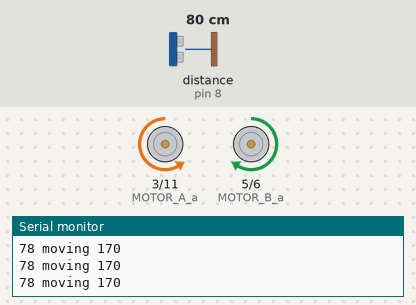
A sketch run on a simulated Arduino Uno, built with avr-gcc and run on an emulated ATmega328P. On the bench: motor-driver pin pairs drawn as motors (green arrow = first pin HIGH = forward, orange = second pin HIGH = backward, longer = more drive), the last lines printed to the serial monitor. Wiring (inferred from the names in the program): ultrasonic range finder: trigger pin 9; echo pin 8. The test bench sets the inputs (shaded band); at power-on: distance to the obstacle (sensor on pin 8) 80 cm. The echo pulse lasts 58.3 µs per cm.

Above: at 1.2 s.
1.3 s: distance to the obstacle (sensor on pin 8) set to 103 cm
At 2.4 s:
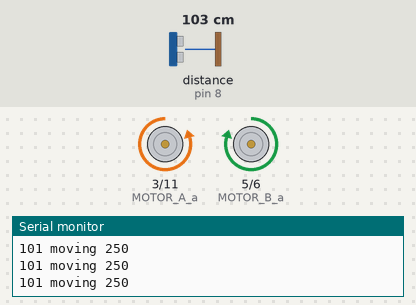
3.0 s: distance to the obstacle (sensor on pin 8) set to 18 cm
At 3.4 s:
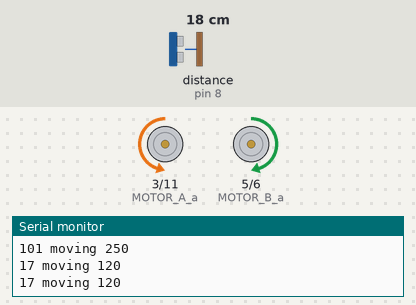
4.5 s: distance to the obstacle (sensor on pin 8) set to 14 cm
At 4.9 s:
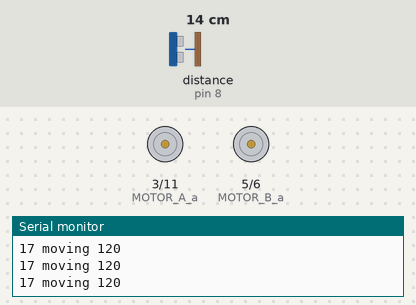
6.0 s: distance to the obstacle (sensor on pin 8) set to 60 cm
At 6.4 s:
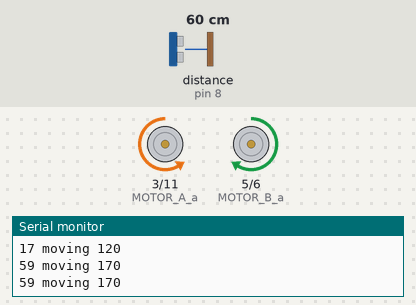
7.5 s: distance to the obstacle (sensor on pin 8) set to 2 cm
At 8.2 s:
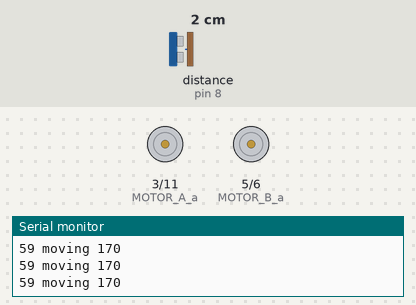
Timing chart, 0 to 10.1 s (numbered marks = the images above; inputs shaded):
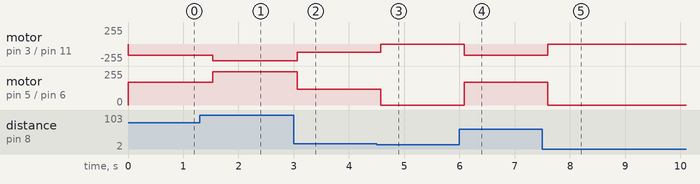

Measured:
- the behaviour switches between 17 and 16 cm on distance to the obstacle (sensor on pin 8) (found by bisection; images 2 and 3)
- after the input at 1.3 s, motor on pin 3 (MOTOR_A_a) / pin 11 (MOTOR_A_b): backward 170/255 → backward 250/255 after 0.23 s; motor on pin 5 (MOTOR_B_a) / pin 6 (MOTOR_B_b): forward 170/255 → forward 250/255 after 0.23 s
- after the input at 3.0 s, motor on pin 3 (MOTOR_A_a) / pin 11 (MOTOR_A_b): backward 250/255 → backward 120/255 after 0.06 s; motor on pin 5 (MOTOR_B_a) / pin 6 (MOTOR_B_b): forward 250/255 → forward 120/255 after 0.06 s
- after the input at 4.5 s, motor on pin 3 (MOTOR_A_a) / pin 11 (MOTOR_A_b): backward 120/255 → stopped after 0.07 s; motor on pin 5 (MOTOR_B_a) / pin 6 (MOTOR_B_b): forward 120/255 → stopped after 0.07 s
- after the input at 6.0 s, motor on pin 3 (MOTOR_A_a) / pin 11 (MOTOR_A_b): stopped → backward 170/255 after 0.08 s; motor on pin 5 (MOTOR_B_a) / pin 6 (MOTOR_B_b): stopped → forward 170/255 after 0.08 s
- after the input at 7.5 s, motor on pin 3 (MOTOR_A_a) / pin 11 (MOTOR_A_b): backward 170/255 → stopped after 0.10 s; motor on pin 5 (MOTOR_B_a) / pin 6 (MOTOR_B_b): forward 170/255 → stopped after 0.10 s

The sketch:

car-programming.ino
```cpp
#define TRIG_PIN_NUM 9 //TRIG 핀과 연결된 아두이노 핀 번호 (초음파 보내는 핀)
#define ECHO_PIN_NUM 8 //ECHO 핀과 연결된 아두이노 핀 번호 (초음파 받는 핀)
#define STOP_DISTANCE_CM 15 //자동차가 정지하는 기준 거리
#define CHECK_INTERVAL 300 //초음파 센서로 거리를 측정하는 시간 간격

#define MOTOR_A_a 3     //모터A의 +출력핀은 3번핀입니다
#define MOTOR_A_b 11    //모터A의 -출력핀은 11번핀입니다
#define MOTOR_B_a 5     //모터B의 +출력핀은 5번핀입니다
#define MOTOR_B_b 6     //모터B의 -출력핀은 6번핀입니다

#define MOTOR_SPEED_0 0 //모터의 속력을 단계별로 나눴습니다 (0~255)
#define MOTOR_SPEED_1 120
#define MOTOR_SPEED_2 150
#define MOTOR_SPEED_3 170
#define MOTOR_SPEED_4 200
#define MOTOR_SPEED_MAX 250

void setup() { //setup은 처음 한 번 실행되는 함수 입니다.
  //모터 제어 핀들을 출력으로 설정합니다.
  pinMode(MOTOR_A_a, OUTPUT);
  pinMode(MOTOR_A_b, OUTPUT);
  pinMode(MOTOR_B_a, OUTPUT);
  pinMode(MOTOR_B_b, OUTPUT);

  Serial.begin(9600);       //시리얼 통신 초기화
  Serial.println("Hello!"); //터미널 작동 확인용 문자열

  pinMode(TRIG_PIN_NUM, OUTPUT); //TRIG 핀과 연결된 아두이노 핀을 출력으로 설정
  pinMode(ECHO_PIN_NUM, INPUT); //ECHO 핀과 연결된 아두이노 핀을 입력으로 설정
}

void loop() { //loop는 계속 반복 실행되는 함수 입니다.
  long duration, distance;

  //거리를 측정
  distance = getDistance();
  if (distance > STOP_DISTANCE_CM) {
    //속도 계산하기
    int speed = getSpeed(distance);

    //정해진 속도로 전진하기
    driveCarForward(speed);

    Serial.print(distance); //터미널 작동 확인용 문자열
    Serial.print(" moving "); //터미널 작동 확인용 문자열
    Serial.println(speed); //터미널 작동 확인용 문자열
  } else {
    waitCar();
  }
  delay(CHECK_INTERVAL); // CHECK_INTERVAL 만큼 대기
}

void waitCar() {
  driveCarForward(MOTOR_SPEED_0); //자동차를 정지합니다.
}

int getSpeed(int distance) {
  // 거리에 따라서 속도를 다르게 설정합니다.
  if (distance > 100) {
    // 100cm보다 멀리 있을 때 설정
    return MOTOR_SPEED_MAX;
  }
  if (distance > 80) {
    // 80cm보다 멀리 있을 때 설정
    return MOTOR_SPEED_4;
  }
  if (distance > 50) {
    // 50cm보다 멀리 있을 때 설정
    return MOTOR_SPEED_3;
  }
  if (distance > 30) {
    // 30cm보다 멀리 있을 때 설정
    return MOTOR_SPEED_2;
  }
  if (distance > 10) {
    // 10cm보다 멀리 있을 때 설정
    return MOTOR_SPEED_1;
  }

  // 10cm보다 가까이 있을 때 설정
  return MOTOR_SPEED_0;
}

long getDistance() { // 거리를 측정해서 반환하는 함수입니다.
  long duration, distance;

  digitalWrite(TRIG_PIN_NUM, LOW); //TRIG 핀의 신호를 LOW로 설정
  delayMicroseconds(2); // 2마이크로세컨드(0.000002초) 대기, 센서의 동작을 기다림

  digitalWrite(TRIG_PIN_NUM, HIGH); //TRIG 핀의 신호를 HIGH로 설정
  delayMicroseconds(10);  // 10마이크로세컨드(0.00001초) 대기, 센서의 동작을 기다림

  digitalWrite(TRIG_PIN_NUM, LOW); //TRIG 핀의 신호를 LOW로 설정

  duration = pulseIn(ECHO_PIN_NUM, HIGH); //물체에 반사되어돌아온 초음파의 시간을 변수에 저장합니다.
  // "pulseIn" Returns the length of the pulse in microseconds or gives up and returns 0 if no complete pulse was received within the timeout.

  // 거리를 구하는 공식의 단위를 맞춰서 계산해야 합니다.
  // 34000 * 초음파가 물체로 부터 반사되어 돌아오는시간 / 1000000 / 2 (왕복거리이므로 나누기 2를 해줍니다.)
  // 각각 m(미터) -> cm(센티미터), s(초) -> micro sec(마이크로 초)
  // 식을 정리하면 아래와 같습니다.
  distance = duration * 17 / 1000;

  return distance;
}

void driveCarForward(unsigned int speed) //차를 전달받은 속도로 전진하는 함수
{
  if (speed > 255)
    return;

  digitalWrite(MOTOR_A_a, LOW); //모터A+ LOW
  analogWrite(MOTOR_A_b, speed); //모터A-의 속력을 PWM 출력

  analogWrite(MOTOR_B_a, speed); //모터B+의 속력을 PWM 출력
  digitalWrite(MOTOR_B_b, LOW); //모터B- LOW
}
```
